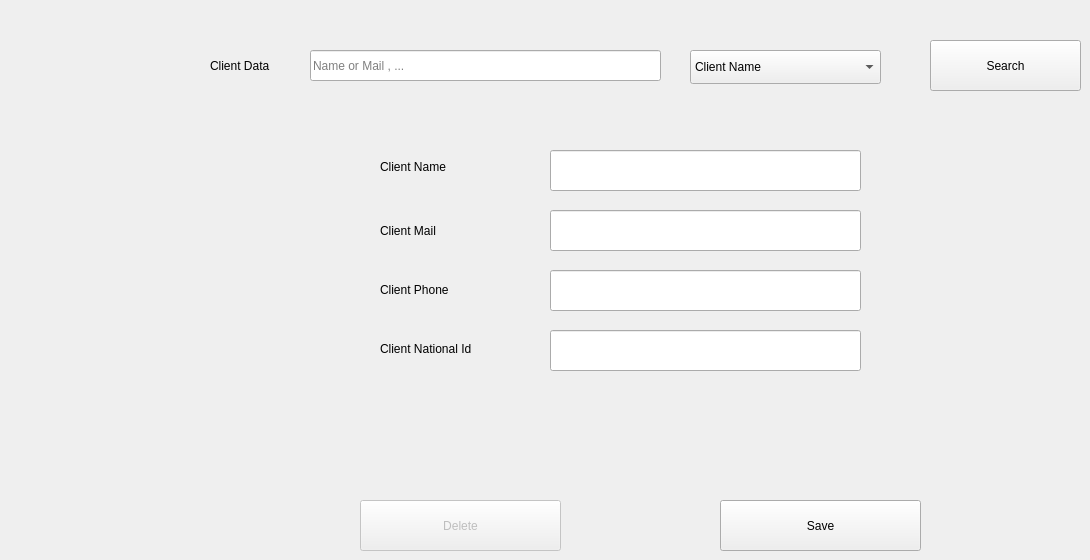
      <widget class="QWidget" name="edit_client_stacked_page">
       <widget class="QLabel" name="label_27">
        <property name="geometry">
         <rect>
          <x>380</x>
          <y>146</y>
          <width>101</width>
          <height>41</height>
         </rect>
        </property>
        <property name="text">
         <string>Client Name</string>
        </property>
       </widget>
       <widget class="QLabel" name="label_29">
        <property name="geometry">
         <rect>
          <x>380</x>
          <y>269</y>
          <width>91</width>
          <height>41</height>
         </rect>
        </property>
        <property name="text">
         <string>Client Phone</string>
        </property>
       </widget>
       <widget class="QLineEdit" name="clienteditephone_line">
        <property name="geometry">
         <rect>
          <x>550</x>
          <y>270</y>
          <width>311</width>
          <height>41</height>
         </rect>
        </property>
        <property name="text">
         <string/>
        </property>
       </widget>
       <widget class="QLabel" name="label_30">
        <property name="geometry">
         <rect>
          <x>380</x>
          <y>323</y>
          <width>141</width>
          <height>51</height>
         </rect>
        </property>
        <property name="text">
         <string>Client National Id</string>
        </property>
       </widget>
       <widget class="QLineEdit" name="clienteditenatid_line">
        <property name="geometry">
         <rect>
          <x>550</x>
          <y>330</y>
          <width>311</width>
          <height>41</height>
         </rect>
        </property>
       </widget>
       <widget class="QLineEdit" name="clienteditename_line">
        <property name="geometry">
         <rect>
          <x>550</x>
          <y>150</y>
          <width>311</width>
          <height>41</height>
         </rect>
        </property>
       </widget>
       <widget class="QLabel" name="label_31">
        <property name="geometry">
         <rect>
          <x>380</x>
          <y>205</y>
          <width>81</width>
          <height>51</height>
         </rect>
        </property>
        <property name="text">
         <string>Client Mail</string>
        </property>
       </widget>
       <widget class="QLineEdit" name="clienteditemail_line">
        <property name="geometry">
         <rect>
          <x>550</x>
          <y>210</y>
          <width>311</width>
          <height>41</height>
         </rect>
        </property>
       </widget>
       <widget class="QPushButton" name="clienteditesearch_btn">
        <property name="geometry">
         <rect>
          <x>930</x>
          <y>40</y>
          <width>151</width>
          <height>51</height>
         </rect>
        </property>
        <property name="cursor">
         <cursorShape>PointingHandCursor</cursorShape>
        </property>
        <property name="text">
         <string>Search</string>
        </property>
        <property name="icon">
         <iconset resource="file.qrc">
          <normaloff>:/photos/loupe.png</normaloff>:/photos/loupe.png</iconset>
        </property>
        <property name="iconSize">
         <size>
          <width>30</width>
          <height>30</height>
         </size>
        </property>
       </widget>
       <widget class="QPushButton" name="clienteditesave_btn">
        <property name="enabled">
         <bool>true</bool>
        </property>
        <property name="geometry">
         <rect>
          <x>720</x>
          <y>500</y>
          <width>201</width>
          <height>51</height>
         </rect>
        </property>
        <property name="cursor">
         <cursorShape>PointingHandCursor</cursorShape>
        </property>
        <property name="text">
         <string>Save</string>
        </property>
        <property name="icon">
         <iconset resource="file.qrc">
          <normaloff>:/photos/save-file.png</normaloff>:/photos/save-file.png</iconset>
        </property>
        <property name="iconSize">
         <size>
          <width>30</width>
          <height>30</height>
         </size>
        </property>
       </widget>
       <widget class="QPushButton" name="clienteditedelete_btn">
        <property name="enabled">
         <bool>false</bool>
        </property>
        <property name="geometry">
         <rect>
          <x>360</x>
          <y>500</y>
          <width>201</width>
          <height>51</height>
         </rect>
        </property>
        <property name="cursor">
         <cursorShape>PointingHandCursor</cursorShape>
        </property>
        <property name="text">
         <string>Delete</string>
        </property>
        <property name="icon">
         <iconset resource="file.qrc">
          <normaloff>:/photos/delete.png</normaloff>:/photos/delete.png</iconset>
        </property>
        <property name="iconSize">
         <size>
          <width>30</width>
          <height>30</height>
         </size>
        </property>
       </widget>
       <widget class="QLineEdit" name="clienteditedata_line">
        <property name="geometry">
         <rect>
          <x>310</x>
          <y>50</y>
          <width>351</width>
          <height>31</height>
         </rect>
        </property>
        <property name="placeholderText">
         <string>Name or Mail , ...</string>
        </property>
       </widget>
       <widget class="QLabel" name="label_32">
        <property name="geometry">
         <rect>
          <x>210</x>
          <y>40</y>
          <width>91</width>
          <height>51</height>
         </rect>
        </property>
        <property name="text">
         <string>Client Data</string>
        </property>
       </widget>
       <widget class="QComboBox" name="clienteditetype_combo">
        <property name="geometry">
         <rect>
          <x>690</x>
          <y>50</y>
          <width>191</width>
          <height>34</height>
         </rect>
        </property>
        <property name="cursor">
         <cursorShape>PointingHandCursor</cursorShape>
        </property>
        <item>
         <property name="text">
          <string>Client Name</string>
         </property>
        </item>
        <item>
         <property name="text">
          <string>Client Mail</string>
         </property>
        </item>
        <item>
         <property name="text">
          <string>Client Phone</string>
         </property>
        </item>
        <item>
         <property name="text">
          <string>Client National Id</string>
         </property>
        </item>
       </widget>
      </widget>
